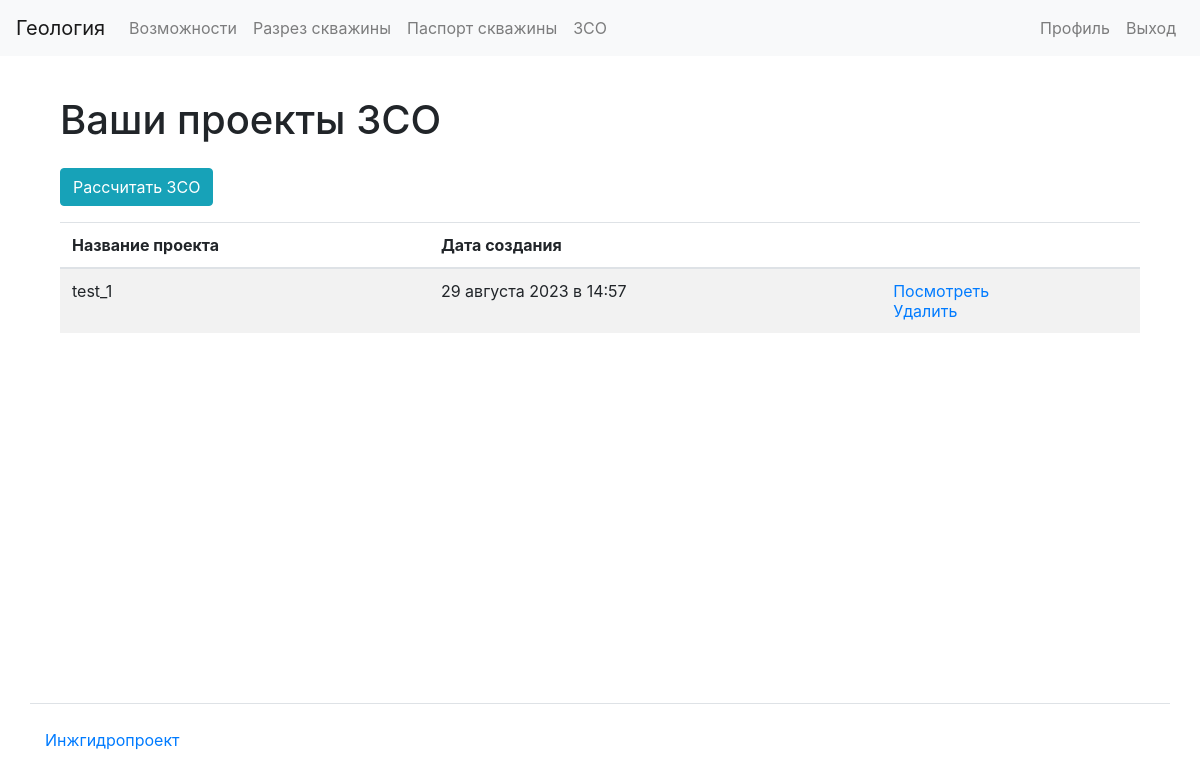
/zso/ (signed in), run on an earlier commit of the app's database.
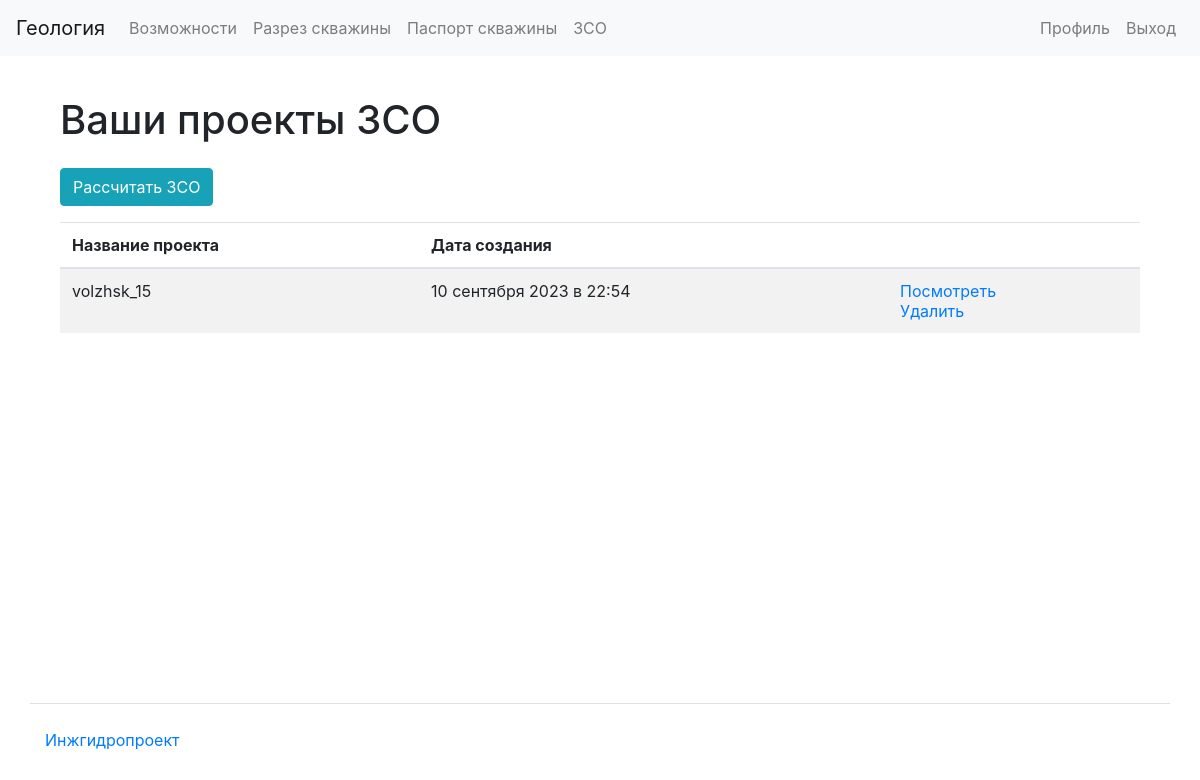
And on a later commit of the database.
### apps/zso/models.py (models this page shows)
class Zso(models.Model):
    user = models.ForeignKey(
        settings.AUTH_USER_MODEL, related_name="zso", on_delete=models.CASCADE
    )
    project_name = models.CharField(max_length=30, blank=True, null=True)
    k_f_min = models.FloatField()
    k_f_max = models.FloatField()
    i_min = models.FloatField()
    i_max = models.FloatField()
    alfa_min = models.FloatField()
    alfa_max = models.FloatField()
    m_min = models.FloatField()
    m_max = models.FloatField()
    por_min = models.FloatField()
    por_max = models.FloatField()
    well_numbers = models.IntegerField()
    debits = models.TextField()
    n_x_skv = models.TextField()
    n_y_skv = models.TextField()
    iteration_count = models.IntegerField()
    b_size = models.FloatField()
    n_x = models.IntegerField()
    n_y = models.IntegerField()
    d_t = models.FloatField()
    n_step = models.IntegerField()
    type = models.CharField(max_length=30)
    created_at = models.DateTimeField(auto_now_add=True)
    def get_deserialized_name(self):
        try:
            return json.loads(self.project_name)
        except json.JSONDecodeError:
            return self.project_name

### apps/zso/views.py (the view)
# urls.py: path("", views.ZsoListView.as_view(), name="zso_list"),
@method_decorator(login_required, name="dispatch")
class ZsoListView(ListView):
    model = Zso
    paginate_by = 10
    template_name = ("zso/list.html",)
    def get(self, request, *args, **kwargs):
        user_zso = request.user.zso.all()
        zso = [
            {
                "project_name": elem.get_deserialized_name(),
                "created_at": elem.created_at,
                "id": elem.id,
            }
            for elem in user_zso
        ]
        return render(
            request,
            template_name=self.template_name,
            context={"zso": zso, "title": "ZSO"},
        )

### templates/zso/list.html
{% extends 'base.html' %}
{% load bootstrap4 %}
{% load i18n %}
{% block content %}
<div class="container wrapper flex-grow-1">
    <h1 class="my-4">
      {% translate "Ваши проекты ЗСО"%}
    </h1>
      <div class="form-group">
        <a href="{% url 'zso_create' %}" class="btn btn-info" role="button">{% translate "Рассчитать ЗСО"%}</a>
      </div>
<table class="table table-striped">
<thead>
  <tr>
    <th>{% translate "Название проекта"%}</th>
    <th>{% translate "Дата создания"%}</th>
    <th></th>
  </tr>
</thead>
<tbody>
  {% if zso %}
    {% for elem in zso %}
      <tr>
        <td>{{ elem.project_name }}</td>
        <td>{{ elem.created_at|date:"d E Y в H:i" }}</td>
        <td>
          <a href="{% url 'zso_watch' elem.id %}">{% translate "Посмотреть"%}</a>
          <br>
          <a href="{% url 'zso_delete' elem.id %}">{% translate "Удалить"%}</a>
        </td>
      </tr>
    {% endfor %}
{% endif %}
</tbody>
</table>
</div>
{% endblock %}

What changed in the data, as far as the page shows it:
removed Zso: project_name "test_1", created_at "29 августа 2023 в 14:57"
added Zso: project_name "volzhsk_15", created_at "10 сентября 2023 в 22:54"
Also different on the page:
new list line: "Посмотреть Удалить"
list line gone: "Посмотреть Удалить"
